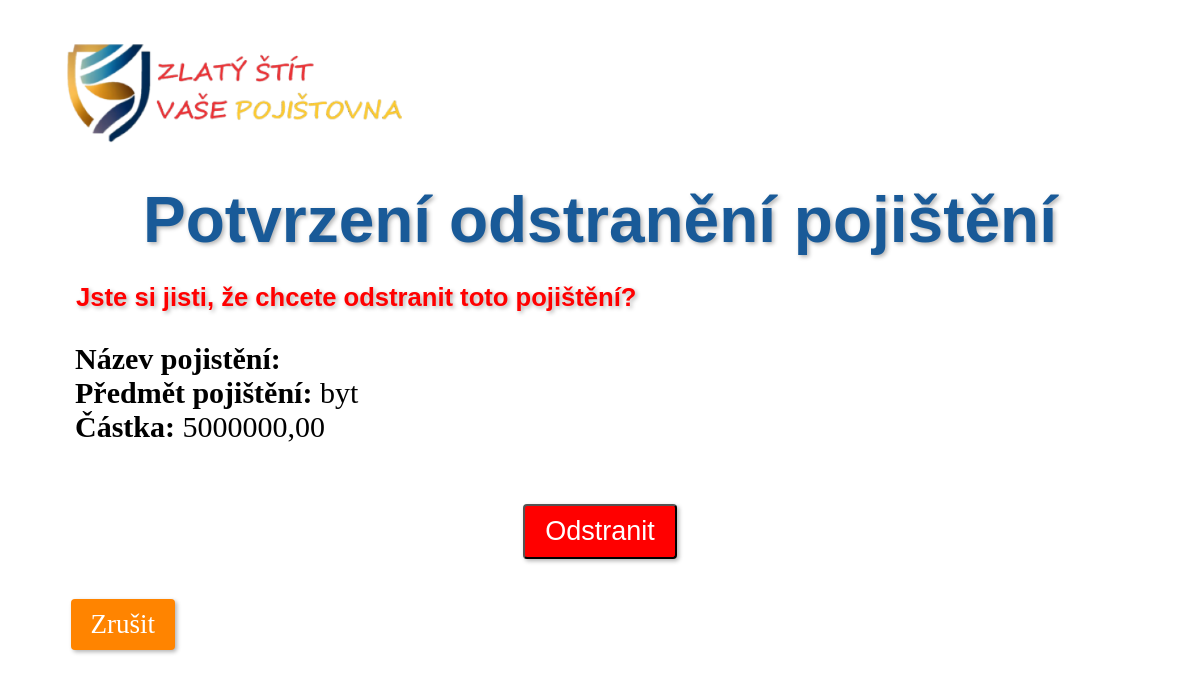
The app's page /pojisteni/pojisteni/2/odstranit/, older data.
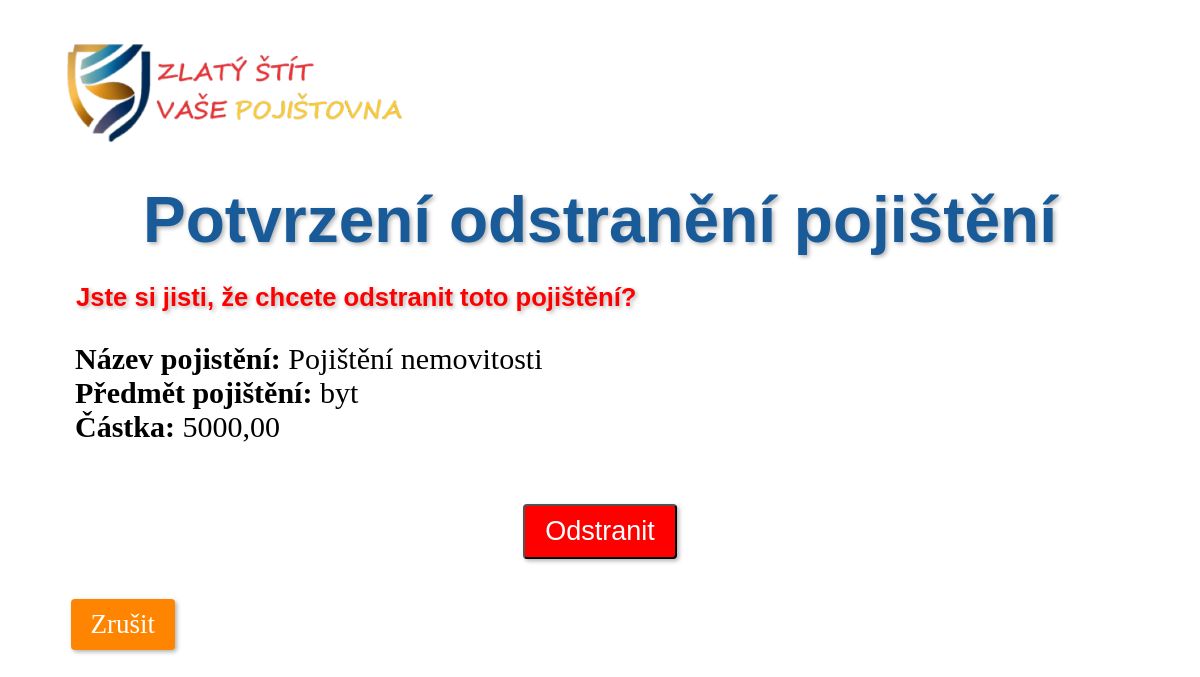
The same page, newer data.
### pojisteni/models.py (models this page shows, shortened)
class Pojisteni(models.Model):
    pojisteny_objekt = models.ForeignKey(Pojisteny, on_delete=models.CASCADE, related_name='pojisteni_set')
    nazev = models.CharField(max_length=100, blank=True)
    castka = models.DecimalField(max_digits=10, decimal_places=2, null=True)
    predmet = models.CharField(max_length=100, blank=True)
    platnost_od = models.DateField(blank=True, null=True)
    platnost_do = models.DateField(blank=True, null=True)
    class Meta:
        db_table = 'pojisteni'

### pojisteni/views.py (the view)
# urls.py: path('pojisteni/<int:pk>/odstranit/', views.odstranit_pojisteni, name='odstranit_pojisteni'),
def odstranit_pojisteni(request, pk):
    pojisteni = get_object_or_404(Pojisteni, pk=pk)
    pojisteny = pojisteni.pojisteny_objekt
    if request.method == 'POST':
        pojisteni.delete()
        return redirect('seznam_pojistenych')
    return render(request, 'odstranit_pojisteni.html', {'pojisteni': pojisteni, 'pojisteny': pojisteny})

### pojisteni/templates/odstranit_pojisteni.html (shortened to what this page needs)
{% load static %}
<link rel="stylesheet" href="{% static 'pojisteni/style.css' %}">
{% block content %}
<div class="row">
  <img id="logo" src="{% static 'pojisteni/images/logo6.png' %}" alt="Logo">
<h1>Potvrzení odstranění pojištění</h1>
<h2 class="upozorneni">Jste si jisti, že chcete odstranit toto pojištění?</h2>
<div class="del-inf">
  <p><strong>Název pojistění:</strong> {{ pojisteni.nazev }}</p>
  <p><strong>Předmět pojištění:</strong> {{ pojisteni.predmet }}</p>
  <p><strong>Částka:</strong> {{ pojisteni.castka }}</p>
</div>
<form class="form-odstr" method="POST" action="{% url 'odstranit_pojisteni' pk=pojisteni.pk %}">
  <input type="submit" value="Odstranit" class="btn btn-danger">
</form>
<a href="{% url 'detail_pojisteneho' pk=pojisteny.pk %}" class="btn btn-secondary btn-zrus">Zrušit</a>
{% endblock %}

Row changes from the older to the newer data that the page shows:
changed Pojisteni "byt": nazev (not shown) → "Pojištění nemovitosti"; castka "5000000,00" → "5000,00"
